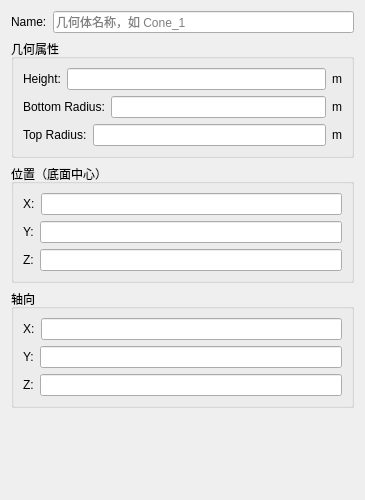
<?xml version="1.0" encoding="UTF-8"?>
<ui version="4.0">
 <class>FCConeInfoWidget</class>
 <widget class="QWidget" name="FCConeInfoWidget">
  <property name="geometry">
   <rect>
    <x>0</x>
    <y>0</y>
    <width>365</width>
    <height>500</height>
   </rect>
  </property>
  <property name="windowTitle">
   <string>Form</string>
  </property>
  <layout class="QVBoxLayout" name="verticalLayout_3">
   <item>
    <layout class="QHBoxLayout" name="horizontalLayout_4">
     <item>
      <widget class="QLabel" name="label_name">
       <property name="text">
        <string>Name:</string>
       </property>
      </widget>
     </item>
     <item>
      <widget class="QLineEdit" name="lineEdit_name">
       <property name="placeholderText">
        <string>几何体名称，如 Cone_1</string>
       </property>
      </widget>
     </item>
    </layout>
   </item>
   <item>
    <widget class="QGroupBox" name="groupBox_geom">
     <property name="title">
      <string>几何属性</string>
     </property>
     <layout class="QVBoxLayout" name="verticalLayout_2">
      <item>
       <layout class="QHBoxLayout" name="horizontalLayout_height">
        <item>
         <widget class="QLabel" name="label_height">
          <property name="text">
           <string>Height:</string>
          </property>
         </widget>
        </item>
        <item>
         <widget class="QLineEdit" name="lineEdit_height"/>
        </item>
        <item>
         <widget class="QLabel" name="label_height_unit">
          <property name="text">
           <string>m</string>
          </property>
         </widget>
        </item>
       </layout>
      </item>
      <item>
       <layout class="QHBoxLayout" name="horizontalLayout_bottomRadius">
        <item>
         <widget class="QLabel" name="label_bottomRadius">
          <property name="text">
           <string>Bottom Radius:</string>
          </property>
         </widget>
        </item>
        <item>
         <widget class="QLineEdit" name="lineEdit_bottomRadius"/>
        </item>
        <item>
         <widget class="QLabel" name="label_bottom_unit">
          <property name="text">
           <string>m</string>
          </property>
         </widget>
        </item>
       </layout>
      </item>
      <item>
       <layout class="QHBoxLayout" name="horizontalLayout_topRadius">
        <item>
         <widget class="QLabel" name="label_topRadius">
          <property name="text">
           <string>Top Radius:</string>
          </property>
         </widget>
        </item>
        <item>
         <widget class="QLineEdit" name="lineEdit_topRadius"/>
        </item>
        <item>
         <widget class="QLabel" name="label_top_unit">
          <property name="text">
           <string>m</string>
          </property>
         </widget>
        </item>
       </layout>
      </item>
     </layout>
    </widget>
   </item>
   <item>
    <widget class="QGroupBox" name="groupBox_location">
     <property name="title">
      <string>位置（底面中心）</string>
     </property>
     <layout class="QVBoxLayout" name="verticalLayout_loc">
      <item>
       <layout class="QHBoxLayout" name="horizontalLayout_x">
        <item>
         <widget class="QLabel" name="label_x">
          <property name="text">
           <string>X:</string>
          </property>
         </widget>
        </item>
        <item>
         <widget class="QLineEdit" name="lineEdit_locationX"/>
        </item>
       </layout>
      </item>
      <item>
       <layout class="QHBoxLayout" name="horizontalLayout_y">
        <item>
         <widget class="QLabel" name="label_y">
          <property name="text">
           <string>Y:</string>
          </property>
         </widget>
        </item>
        <item>
         <widget class="QLineEdit" name="lineEdit_locationY"/>
        </item>
       </layout>
      </item>
      <item>
       <layout class="QHBoxLayout" name="horizontalLayout_z">
        <item>
         <widget class="QLabel" name="label_z">
          <property name="text">
           <string>Z:</string>
          </property>
         </widget>
        </item>
        <item>
         <widget class="QLineEdit" name="lineEdit_locationZ"/>
        </item>
       </layout>
      </item>
     </layout>
    </widget>
   </item>
   <item>
    <widget class="QGroupBox" name="groupBox_axis">
     <property name="title">
      <string>轴向</string>
     </property>
     <layout class="QVBoxLayout" name="verticalLayout_axis">
      <item>
       <layout class="QHBoxLayout" name="horizontalLayout_ax">
        <item>
         <widget class="QLabel" name="label_ax">
          <property name="text">
           <string>X:</string>
          </property>
         </widget>
        </item>
        <item>
         <widget class="QLineEdit" name="lineEdit_axisX"/>
        </item>
       </layout>
      </item>
      <item>
       <layout class="QHBoxLayout" name="horizontalLayout_ay">
        <item>
         <widget class="QLabel" name="label_ay">
          <property name="text">
           <string>Y:</string>
          </property>
         </widget>
        </item>
        <item>
         <widget class="QLineEdit" name="lineEdit_axisY"/>
        </item>
       </layout>
      </item>
      <item>
       <layout class="QHBoxLayout" name="horizontalLayout_az">
        <item>
         <widget class="QLabel" name="label_az">
          <property name="text">
           <string>Z:</string>
          </property>
         </widget>
        </item>
        <item>
         <widget class="QLineEdit" name="lineEdit_axisZ"/>
        </item>
       </layout>
      </item>
     </layout>
    </widget>
   </item>
   <item>
    <spacer name="verticalSpacer">
     <property name="orientation">
      <enum>Qt::Orientation::Vertical</enum>
     </property>
     <property name="sizeHint" stdset="0">
      <size>
       <width>20</width>
       <height>40</height>
      </size>
     </property>
    </spacer>
   </item>
  </layout>
 </widget>
 <resources/>
 <connections/>
</ui>
